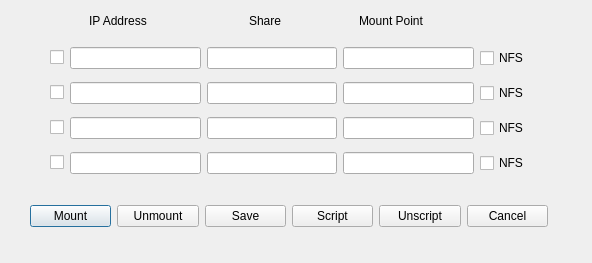
<?xml version="1.0" encoding="UTF-8"?>
<ui version="4.0">
 <class>cifsDialog</class>
 <widget class="QDialog" name="cifsDialog">
  <property name="geometry">
   <rect>
    <x>0</x>
    <y>0</y>
    <width>592</width>
    <height>263</height>
   </rect>
  </property>
  <property name="windowTitle">
   <string>Network Shares</string>
  </property>
  <widget class="QLabel" name="label_3">
   <property name="geometry">
    <rect>
     <x>249</x>
     <y>13</y>
     <width>36</width>
     <height>16</height>
    </rect>
   </property>
   <property name="text">
    <string>Share</string>
   </property>
  </widget>
  <widget class="QLabel" name="label_2">
   <property name="geometry">
    <rect>
     <x>89</x>
     <y>13</y>
     <width>67</width>
     <height>16</height>
    </rect>
   </property>
   <property name="text">
    <string>IP Address</string>
   </property>
  </widget>
  <widget class="QLabel" name="label_4">
   <property name="geometry">
    <rect>
     <x>359</x>
     <y>13</y>
     <width>76</width>
     <height>16</height>
    </rect>
   </property>
   <property name="text">
    <string>Mount Point</string>
   </property>
  </widget>
  <widget class="QWidget" name="layoutWidget">
   <property name="geometry">
    <rect>
     <x>50</x>
     <y>40</y>
     <width>479</width>
     <height>144</height>
    </rect>
   </property>
   <layout class="QVBoxLayout" name="verticalLayout">
    <item>
     <layout class="QHBoxLayout" name="horizontalLayout_2">
      <item>
       <widget class="QCheckBox" name="select1">
        <property name="toolTip">
         <string>&lt;html&gt;&lt;head/&gt;&lt;body&gt;&lt;p&gt;Check to select this share&lt;/p&gt;&lt;/body&gt;&lt;/html&gt;</string>
        </property>
        <property name="text">
         <string/>
        </property>
       </widget>
      </item>
      <item>
       <widget class="QLineEdit" name="ipaddress1"/>
      </item>
      <item>
       <widget class="QLineEdit" name="share1"/>
      </item>
      <item>
       <widget class="QLineEdit" name="mount1"/>
      </item>
      <item>
       <widget class="QCheckBox" name="nfs1">
        <property name="toolTip">
         <string>&lt;html&gt;&lt;head/&gt;&lt;body&gt;&lt;p&gt;Check if share is NFS. Unchecked defaults to CIFS&lt;/p&gt;&lt;/body&gt;&lt;/html&gt;</string>
        </property>
        <property name="text">
         <string>NFS</string>
        </property>
       </widget>
      </item>
     </layout>
    </item>
    <item>
     <layout class="QHBoxLayout" name="horizontalLayout_3">
      <item>
       <widget class="QCheckBox" name="select2">
        <property name="toolTip">
         <string>&lt;html&gt;&lt;head/&gt;&lt;body&gt;&lt;p&gt;Check to select this share&lt;/p&gt;&lt;/body&gt;&lt;/html&gt;</string>
        </property>
        <property name="text">
         <string/>
        </property>
       </widget>
      </item>
      <item>
       <widget class="QLineEdit" name="ipaddress2"/>
      </item>
      <item>
       <widget class="QLineEdit" name="share2"/>
      </item>
      <item>
       <widget class="QLineEdit" name="mount2"/>
      </item>
      <item>
       <widget class="QCheckBox" name="nfs2">
        <property name="toolTip">
         <string>&lt;html&gt;&lt;head/&gt;&lt;body&gt;&lt;p&gt;Check if share is NFS. Unchecked defaults to CIFS&lt;/p&gt;&lt;/body&gt;&lt;/html&gt;</string>
        </property>
        <property name="text">
         <string>NFS</string>
        </property>
       </widget>
      </item>
     </layout>
    </item>
    <item>
     <layout class="QHBoxLayout" name="horizontalLayout_4">
      <item>
       <widget class="QCheckBox" name="select3">
        <property name="toolTip">
         <string>&lt;html&gt;&lt;head/&gt;&lt;body&gt;&lt;p&gt;Check to select this share&lt;/p&gt;&lt;/body&gt;&lt;/html&gt;</string>
        </property>
        <property name="text">
         <string/>
        </property>
       </widget>
      </item>
      <item>
       <widget class="QLineEdit" name="ipaddress3"/>
      </item>
      <item>
       <widget class="QLineEdit" name="share3"/>
      </item>
      <item>
       <widget class="QLineEdit" name="mount3"/>
      </item>
      <item>
       <widget class="QCheckBox" name="nfs3">
        <property name="toolTip">
         <string>&lt;html&gt;&lt;head/&gt;&lt;body&gt;&lt;p&gt;Check if share is NFS. Unchecked defaults to CIFS&lt;/p&gt;&lt;/body&gt;&lt;/html&gt;</string>
        </property>
        <property name="text">
         <string>NFS</string>
        </property>
       </widget>
      </item>
     </layout>
    </item>
    <item>
     <layout class="QHBoxLayout" name="horizontalLayout_5">
      <item>
       <widget class="QCheckBox" name="select4">
        <property name="toolTip">
         <string>&lt;html&gt;&lt;head/&gt;&lt;body&gt;&lt;p&gt;Check to select this share&lt;/p&gt;&lt;/body&gt;&lt;/html&gt;</string>
        </property>
        <property name="text">
         <string/>
        </property>
       </widget>
      </item>
      <item>
       <widget class="QLineEdit" name="ipaddress4"/>
      </item>
      <item>
       <widget class="QLineEdit" name="share4"/>
      </item>
      <item>
       <widget class="QLineEdit" name="mount4"/>
      </item>
      <item>
       <widget class="QCheckBox" name="nfs4">
        <property name="toolTip">
         <string>&lt;html&gt;&lt;head/&gt;&lt;body&gt;&lt;p&gt;Check if share is NFS. Unchecked defaults to CIFS&lt;/p&gt;&lt;/body&gt;&lt;/html&gt;</string>
        </property>
        <property name="text">
         <string>NFS</string>
        </property>
       </widget>
      </item>
     </layout>
    </item>
   </layout>
  </widget>
  <widget class="QWidget" name="">
   <property name="geometry">
    <rect>
     <x>30</x>
     <y>200</y>
     <width>518</width>
     <height>32</height>
    </rect>
   </property>
   <layout class="QHBoxLayout" name="horizontalLayout">
    <item>
     <widget class="QPushButton" name="mountButton">
      <property name="toolTip">
       <string>&lt;html&gt;&lt;head/&gt;&lt;body&gt;&lt;p&gt;Mount selected shares&lt;/p&gt;&lt;/body&gt;&lt;/html&gt;</string>
      </property>
      <property name="text">
       <string>Mount</string>
      </property>
     </widget>
    </item>
    <item>
     <widget class="QPushButton" name="umountButton">
      <property name="toolTip">
       <string>&lt;html&gt;&lt;head/&gt;&lt;body&gt;&lt;p&gt;Unmount selected shares&lt;/p&gt;&lt;/body&gt;&lt;/html&gt;</string>
      </property>
      <property name="text">
       <string>Unmount</string>
      </property>
     </widget>
    </item>
    <item>
     <widget class="QPushButton" name="saveButton">
      <property name="toolTip">
       <string>&lt;html&gt;&lt;head/&gt;&lt;body&gt;&lt;p&gt;Save share definitions in database&lt;/p&gt;&lt;/body&gt;&lt;/html&gt;</string>
      </property>
      <property name="text">
       <string>Save</string>
      </property>
     </widget>
    </item>
    <item>
     <widget class="QPushButton" name="scriptButton">
      <property name="toolTip">
       <string>&lt;html&gt;&lt;head/&gt;&lt;body&gt;&lt;p&gt;Create script to mount selected shares at boot&lt;/p&gt;&lt;/body&gt;&lt;/html&gt;</string>
      </property>
      <property name="text">
       <string>Script</string>
      </property>
     </widget>
    </item>
    <item>
     <widget class="QPushButton" name="unscriptButton">
      <property name="toolTip">
       <string>&lt;html&gt;&lt;head/&gt;&lt;body&gt;&lt;p&gt;Delete boot mount shares script&lt;/p&gt;&lt;/body&gt;&lt;/html&gt;</string>
      </property>
      <property name="text">
       <string>Unscript</string>
      </property>
     </widget>
    </item>
    <item>
     <widget class="QPushButton" name="cancelButton">
      <property name="text">
       <string>Cancel</string>
      </property>
     </widget>
    </item>
   </layout>
  </widget>
 </widget>
 <tabstops>
  <tabstop>select1</tabstop>
  <tabstop>ipaddress1</tabstop>
  <tabstop>share1</tabstop>
  <tabstop>mount1</tabstop>
  <tabstop>nfs1</tabstop>
  <tabstop>select2</tabstop>
  <tabstop>ipaddress2</tabstop>
  <tabstop>share2</tabstop>
  <tabstop>mount2</tabstop>
  <tabstop>nfs2</tabstop>
  <tabstop>select3</tabstop>
  <tabstop>ipaddress3</tabstop>
  <tabstop>share3</tabstop>
  <tabstop>mount3</tabstop>
  <tabstop>nfs3</tabstop>
  <tabstop>select4</tabstop>
  <tabstop>ipaddress4</tabstop>
  <tabstop>share4</tabstop>
  <tabstop>mount4</tabstop>
  <tabstop>nfs4</tabstop>
  <tabstop>mountButton</tabstop>
  <tabstop>umountButton</tabstop>
  <tabstop>saveButton</tabstop>
  <tabstop>scriptButton</tabstop>
  <tabstop>cancelButton</tabstop>
 </tabstops>
 <resources/>
 <connections>
  <connection>
   <sender>cancelButton</sender>
   <signal>clicked()</signal>
   <receiver>cifsDialog</receiver>
   <slot>reject()</slot>
   <hints>
    <hint type="sourcelabel">
     <x>443</x>
     <y>225</y>
    </hint>
    <hint type="destinationlabel">
     <x>301</x>
     <y>129</y>
    </hint>
   </hints>
  </connection>
  <connection>
   <sender>saveButton</sender>
   <signal>clicked()</signal>
   <receiver>cifsDialog</receiver>
   <slot>accept()</slot>
   <hints>
    <hint type="sourcelabel">
     <x>282</x>
     <y>225</y>
    </hint>
    <hint type="destinationlabel">
     <x>279</x>
     <y>126</y>
    </hint>
   </hints>
  </connection>
  <connection>
   <sender>scriptButton</sender>
   <signal>clicked()</signal>
   <receiver>cifsDialog</receiver>
   <slot>accept()</slot>
   <hints>
    <hint type="sourcelabel">
     <x>361</x>
     <y>225</y>
    </hint>
    <hint type="destinationlabel">
     <x>279</x>
     <y>126</y>
    </hint>
   </hints>
  </connection>
  <connection>
   <sender>umountButton</sender>
   <signal>clicked()</signal>
   <receiver>cifsDialog</receiver>
   <slot>accept()</slot>
   <hints>
    <hint type="sourcelabel">
     <x>193</x>
     <y>225</y>
    </hint>
    <hint type="destinationlabel">
     <x>279</x>
     <y>126</y>
    </hint>
   </hints>
  </connection>
  <connection>
   <sender>mountButton</sender>
   <signal>clicked()</signal>
   <receiver>cifsDialog</receiver>
   <slot>accept()</slot>
   <hints>
    <hint type="sourcelabel">
     <x>100</x>
     <y>225</y>
    </hint>
    <hint type="destinationlabel">
     <x>279</x>
     <y>126</y>
    </hint>
   </hints>
  </connection>
  <connection>
   <sender>unscriptButton</sender>
   <signal>clicked()</signal>
   <receiver>cifsDialog</receiver>
   <slot>accept()</slot>
   <hints>
    <hint type="sourcelabel">
     <x>417</x>
     <y>215</y>
    </hint>
    <hint type="destinationlabel">
     <x>295</x>
     <y>131</y>
    </hint>
   </hints>
  </connection>
 </connections>
</ui>
